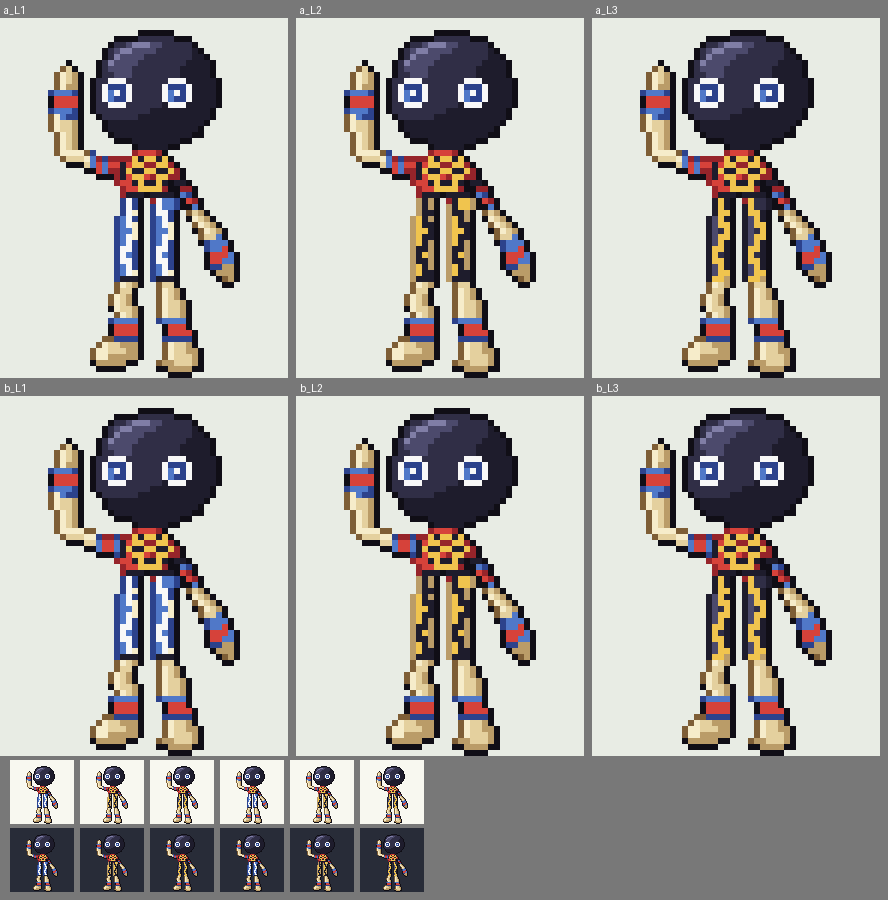

Here is the Python script that generated this plot:
# vel.png: rij a (L1/L2/L3) en rij b (L1/L2/L3) op 6x; onderaan alle zes op 1x licht/donker.
from PIL import Image, ImageDraw
V=[('astro_%s_%s.png'%(m,l),'%s_%s'%(m,l)) for m in 'ab' for l in ('L1','L2','L3')]
s=6; cw=48*s+8; h6=60*s; vel=Image.new('RGB',(3*cw,2*(18+h6)+8+2*68),(120,120,120)); d=ImageDraw.Draw(vel)
for k,(f,t) in enumerate(V):
    im=Image.open(f).convert('RGBA'); x=(k%3)*cw; y=(k//3)*(18+h6)
    bg=Image.new('RGBA',(64,64),(232,236,228,255)); bg.alpha_composite(im)
    vel.paste(bg.crop((8,4,56,64)).resize((48*s,h6),Image.NEAREST).convert('RGB'),(x,y+18)); d.text((x+4,y+4),t,fill=(255,255,255))
    for u,c in enumerate([(248,248,240,255),(40,44,56,255)]):
        b=Image.new('RGBA',(64,64),c); b.alpha_composite(im); vel.paste(b.convert('RGB'),(10+k*70,2*(18+h6)+4+u*68))
vel.save('vel.png'); print(vel.size)
